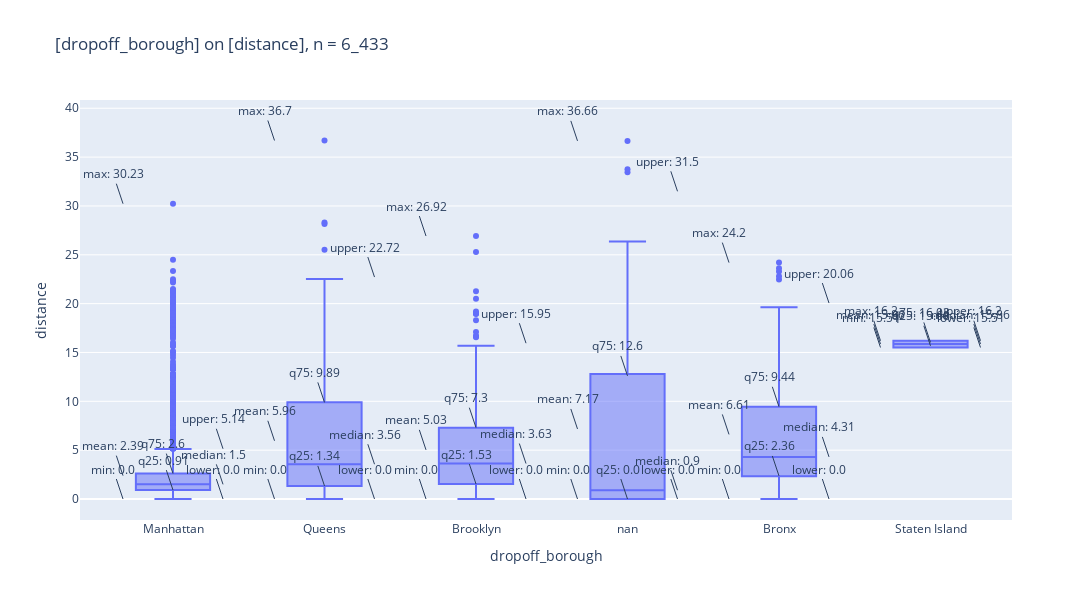

The code cell stored with this chart in its notebook:
### Code cell
_df = df[["dropoff_borough", "distance"]].astype({"dropoff_borough":str})
display(_df.dtypes)
pls.plot_boxes(
    _df,
    width=1200,
    
)

### Figure 1 — Plotly figure (JSON) as saved in the notebook; plotly's stock layout.template omitted (floating-point values rounded to 4 significant figures; data arrays with more than 128 entries replaced by an {"elided": "..."} marker saying what was removed)
{"data": [{"alignmentgroup": "True", "hovertemplate": "x=%{x}<br>y=%{y}<extra></extra>", "legendgroup": "", "marker": {"color": "#636efa"}, "name": "", "notched": false, "offsetgroup": "", "orientation": "v", "showlegend": false, "type": "box", "x": {"elided": "6433 str values"}, "x0": " ", "xaxis": "x", "y": {"elided": "6433 float values"}, "y0": " ", "yaxis": "y"}], "layout": {"annotations": [{"showarrow": true, "text": "min: 0.0", "x": 0, "xshift": -50, "y": 0, "yshift": 0}, {"showarrow": true, "text": "lower: 0.0", "x": 0, "xshift": 50, "y": 0, "yshift": 0}, {"showarrow": true, "text": "q25: 0.91", "x": 0, "xshift": 0, "y": 0.91, "yshift": 0}, {"showarrow": true, "text": "mean: 2.39", "x": 0, "xshift": -50, "y": 2.39, "yshift": 0}, {"showarrow": true, "text": "median: 1.5", "x": 0, "xshift": 50, "y": 1.5, "yshift": 0}, {"showarrow": true, "text": "q75: 2.6", "x": 0, "xshift": 0, "y": 2.6, "yshift": 0}, {"showarrow": true, "text": "upper: 5.14", "x": 0, "xshift": 50, "y": 5.14, "yshift": 0}, {"showarrow": true, "text": "max: 30.23", "x": 0, "xshift": -50, "y": 30.23, "yshift": 0}, {"showarrow": true, "text": "min: 0.0", "x": 1, "xshift": -50, "y": 0, "yshift": 0}, {"showarrow": true, "text": "lower: 0.0", "x": 1, "xshift": 50, "y": 0, "yshift": 0}, {"showarrow": true, "text": "q25: 1.34", "x": 1, "xshift": 0, "y": 1.34, "yshift": 0}, {"showarrow": true, "text": "mean: 5.96", "x": 1, "xshift": -50, "y": 5.96, "yshift": 0}, {"showarrow": true, "text": "median: 3.56", "x": 1, "xshift": 50, "y": 3.56, "yshift": 0}, {"showarrow": true, "text": "q75: 9.89", "x": 1, "xshift": 0, "y": 9.89, "yshift": 0}, {"showarrow": true, "text": "upper: 22.72", "x": 1, "xshift": 50, "y": 22.72, "yshift": 0}, {"showarrow": true, "text": "max: 36.7", "x": 1, "xshift": -50, "y": 36.7, "yshift": 0}, {"showarrow": true, "text": "min: 0.0", "x": 2, "xshift": -50, "y": 0, "yshift": 0}, {"showarrow": true, "text": "lower: 0.0", "x": 2, "xshift": 50, "y": 0, "yshift": 0}, {"showarrow": true, "text": "q25: 1.53", "x": 2, "xshift": 0, "y": 1.53, "yshift": 0}, {"showarrow": true, "text": "mean: 5.03", "x": 2, "xshift": -50, "y": 5.03, "yshift": 0}, {"showarrow": true, "text": "median: 3.63", "x": 2, "xshift": 50, "y": 3.63, "yshift": 0}, {"showarrow": true, "text": "q75: 7.3", "x": 2, "xshift": 0, "y": 7.3, "yshift": 0}, {"showarrow": true, "text": "upper: 15.95", "x": 2, "xshift": 50, "y": 15.95, "yshift": 0}, {"showarrow": true, "text": "max: 26.92", "x": 2, "xshift": -50, "y": 26.92, "yshift": 0}, {"showarrow": true, "text": "min: 0.0", "x": 3, "xshift": -50, "y": 0, "yshift": 0}, {"showarrow": true, "text": "lower: 0.0", "x": 3, "xshift": 50, "y": 0, "yshift": 0}, {"showarrow": true, "text": "q25: 0.0", "x": 3, "xshift": 0, "y": 0, "yshift": 0}, {"showarrow": true, "text": "mean: 7.17", "x": 3, "xshift": -50, "y": 7.17, "yshift": 0}, {"showarrow": true, "text": "median: 0.9", "x": 3, "xshift": 50, "y": 0.9, "yshift": 0}, {"showarrow": true, "text": "q75: 12.6", "x": 3, "xshift": 0, "y": 12.6, "yshift": 0}, {"showarrow": true, "text": "upper: 31.5", "x": 3, "xshift": 50, "y": 31.5, "yshift": 0}, {"showarrow": true, "text": "max: 36.66", "x": 3, "xshift": -50, "y": 36.66, "yshift": 0}, {"showarrow": true, "text": "min: 0.0", "x": 4, "xshift": -50, "y": 0, "yshift": 0}, {"showarrow": true, "text": "lower: 0.0", "x": 4, "xshift": 50, "y": 0, "yshift": 0}, {"showarrow": true, "text": "q25: 2.36", "x": 4, "xshift": 0, "y": 2.36, "yshift": 0}, {"showarrow": true, "text": "mean: 6.61", "x": 4, "xshift": -50, "y": 6.61, "yshift": 0}, {"showarrow": true, "text": "median: 4.31", "x": 4, "xshift": 50, "y": 4.31, "yshift": 0}, {"showarrow": true, "text": "q75: 9.44", "x": 4, "xshift": 0, "y": 9.44, "yshift": 0}, {"showarrow": true, "text": "upper: 20.06", "x": 4, "xshift": 50, "y": 20.06, "yshift": 0}, {"showarrow": true, "text": "max: 24.2", "x": 4, "xshift": -50, "y": 24.2, "yshift": 0}, {"showarrow": true, "text": "min: 15.51", "x": 5, "xshift": -50, "y": 15.51, "yshift": 0}, {"showarrow": true, "text": "lower: 15.51", "x": 5, "xshift": 50, "y": 15.51, "yshift": 0}, {"showarrow": true, "text": "q25: 15.68", "x": 5, "xshift": 0, "y": 15.68, "yshift": 0}, {"showarrow": true, "text": "mean: 15.86", "x": 5, "xshift": -50, "y": 15.86, "yshift": 0}, {"showarrow": true, "text": "median: 15.86", "x": 5, "xshift": 50, "y": 15.86, "yshift": 0}, {"showarrow": true, "text": "q75: 16.03", "x": 5, "xshift": 0, "y": 16.03, "yshift": 0}, {"showarrow": true, "text": "upper: 16.2", "x": 5, "xshift": 50, "y": 16.2, "yshift": 0}, {"showarrow": true, "text": "max: 16.2", "x": 5, "xshift": -50, "y": 16.2, "yshift": 0}], "boxmode": "group", "height": 600, "legend": {"tracegroupgap": 0}, "title": {"text": "[dropoff_borough] on [distance], n = 6_433"}, "width": 1200, "xaxis": {"anchor": "y", "domain": [0, 1], "title": {"text": "dropoff_borough"}}, "yaxis": {"anchor": "x", "domain": [0, 1], "title": {"text": "distance"}}}}
